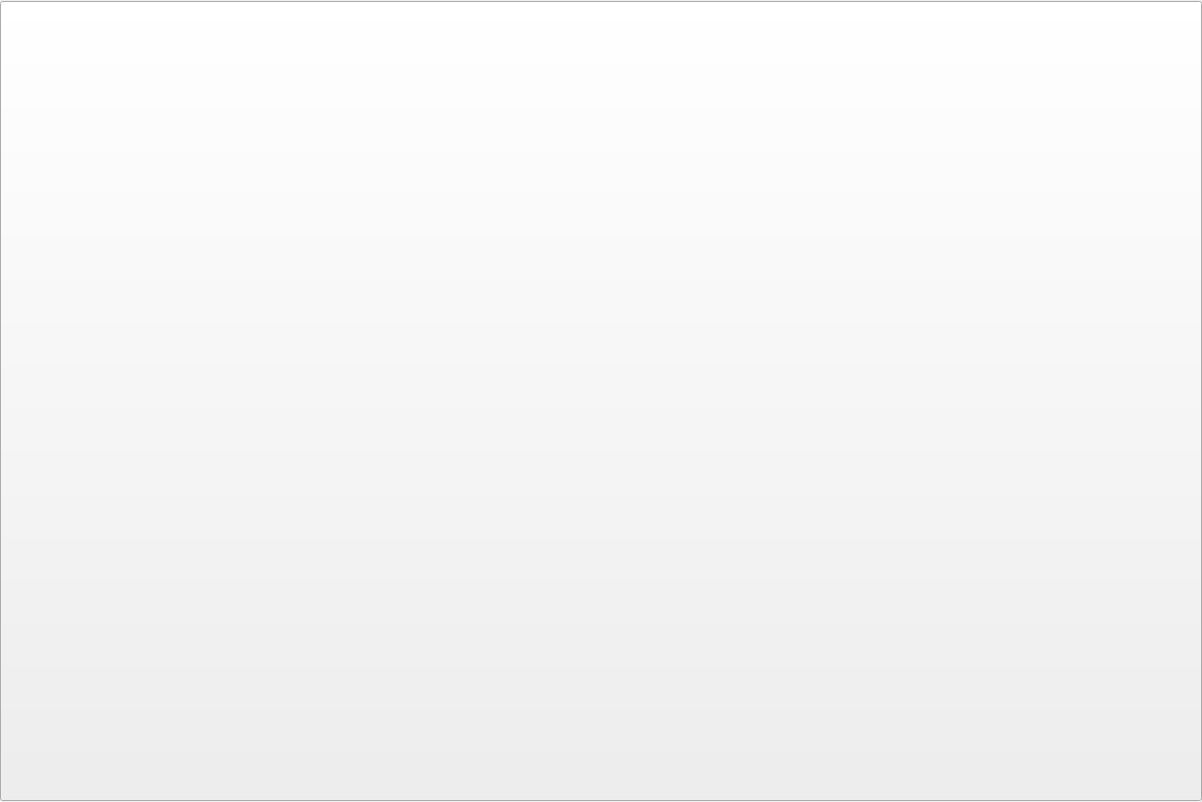
<?xml version="1.0" encoding="UTF-8"?>
<ui version="4.0">
 <class>init</class>
 <widget class="QWidget" name="init">
  <property name="geometry">
   <rect>
    <x>0</x>
    <y>0</y>
    <width>1202</width>
    <height>802</height>
   </rect>
  </property>
  <property name="maximumSize">
   <size>
    <width>1202</width>
    <height>802</height>
   </size>
  </property>
  <property name="font">
   <font>
    <kerning>false</kerning>
   </font>
  </property>
  <property name="windowTitle">
   <string>Form</string>
  </property>
  <layout class="QVBoxLayout" name="verticalLayout_2">
   <property name="spacing">
    <number>0</number>
   </property>
   <property name="margin">
    <number>0</number>
   </property>
   <item>
    <layout class="QVBoxLayout" name="verticalLayout">
     <property name="spacing">
      <number>0</number>
     </property>
     <item>
      <widget class="QPushButton" name="pushButton">
       <property name="enabled">
        <bool>true</bool>
       </property>
       <property name="sizePolicy">
        <sizepolicy hsizetype="Maximum" vsizetype="Maximum">
         <horstretch>0</horstretch>
         <verstretch>0</verstretch>
        </sizepolicy>
       </property>
       <property name="maximumSize">
        <size>
         <width>1280</width>
         <height>800</height>
        </size>
       </property>
       <property name="focusPolicy">
        <enum>Qt::NoFocus</enum>
       </property>
       <property name="text">
        <string/>
       </property>
       <property name="icon">
        <iconset resource="images.qrc">
         <normaloff>:/images/images/dirigeable.png</normaloff>:/images/images/dirigeable.png</iconset>
       </property>
       <property name="iconSize">
        <size>
         <width>1280</width>
         <height>800</height>
        </size>
       </property>
       <property name="autoRepeatDelay">
        <number>300</number>
       </property>
       <property name="autoDefault">
        <bool>false</bool>
       </property>
      </widget>
     </item>
    </layout>
   </item>
  </layout>
 </widget>
 <resources>
  <include location="images.qrc"/>
 </resources>
 <connections/>
</ui>
